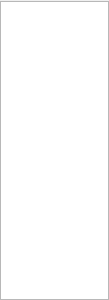
<?xml version="1.0" encoding="UTF-8"?>
<ui version="4.0">
 <class>Playlist</class>
 <widget class="QWidget" name="Playlist">
  <property name="geometry">
   <rect>
    <x>0</x>
    <y>0</y>
    <width>109</width>
    <height>300</height>
   </rect>
  </property>
  <property name="windowTitle">
   <string>Form</string>
  </property>
  <layout class="QVBoxLayout" name="verticalLayout">
   <property name="spacing">
    <number>0</number>
   </property>
   <property name="leftMargin">
    <number>0</number>
   </property>
   <property name="topMargin">
    <number>1</number>
   </property>
   <property name="rightMargin">
    <number>0</number>
   </property>
   <property name="bottomMargin">
    <number>0</number>
   </property>
   <item>
    <widget class="MediaList" name="List"/>
   </item>
  </layout>
 </widget>
 <customwidgets>
  <customwidget>
   <class>MediaList</class>
   <extends>QListWidget</extends>
   <header location="global">medialist.h</header>
  </customwidget>
 </customwidgets>
 <resources/>
 <connections/>
</ui>
